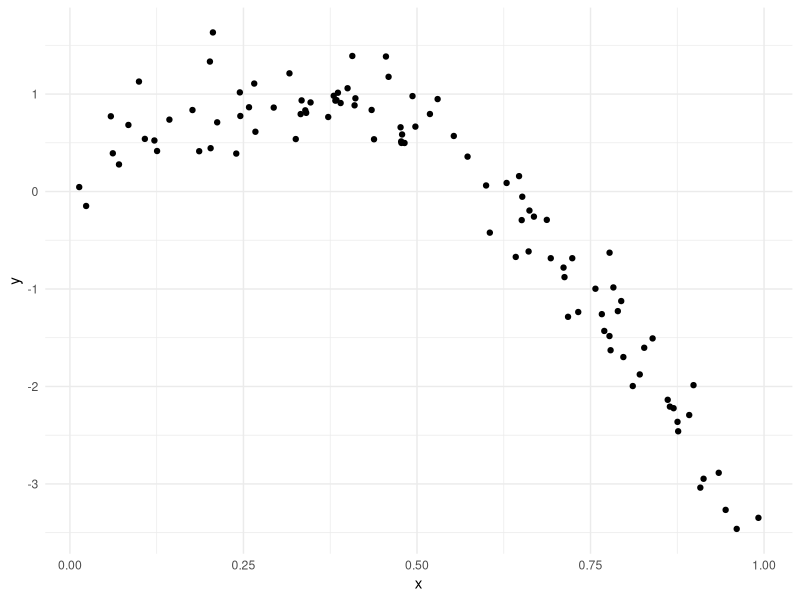
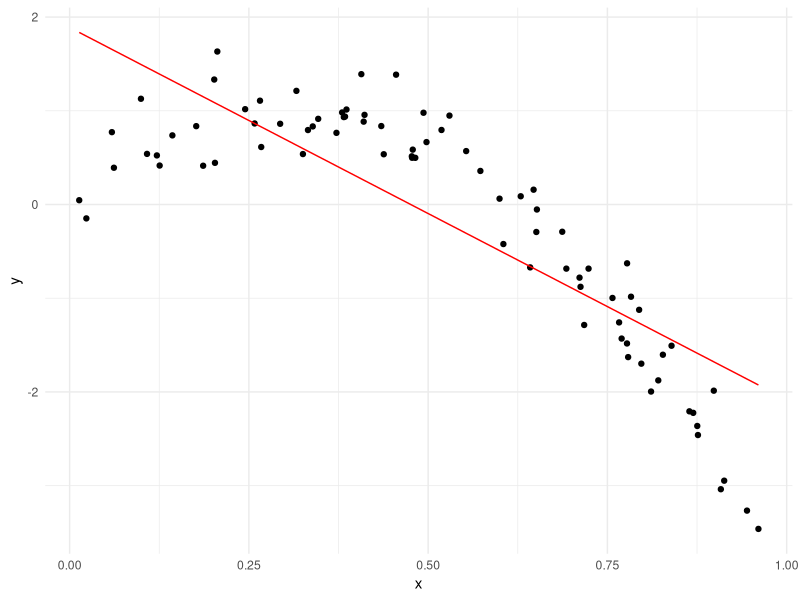
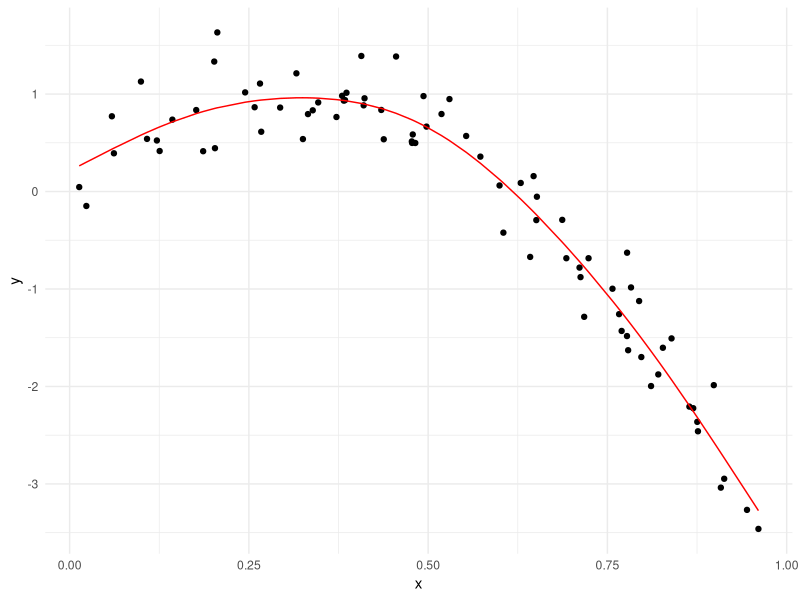
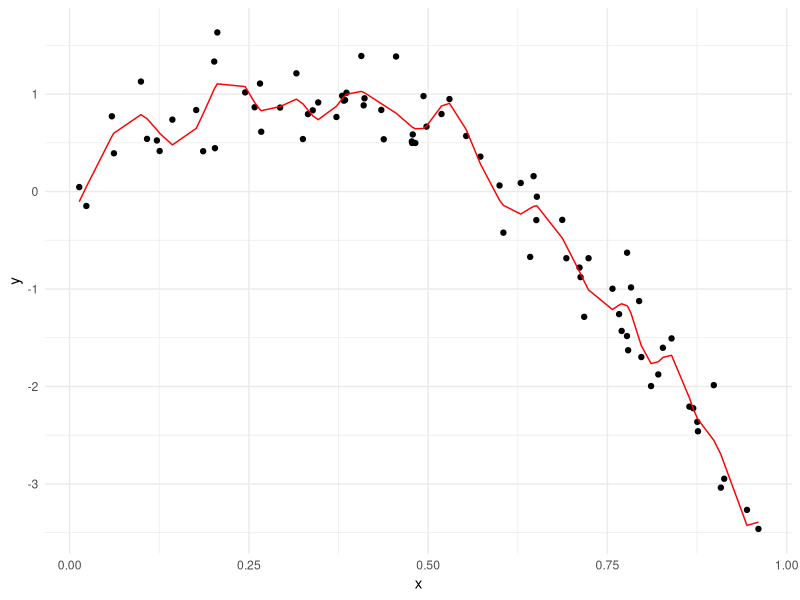
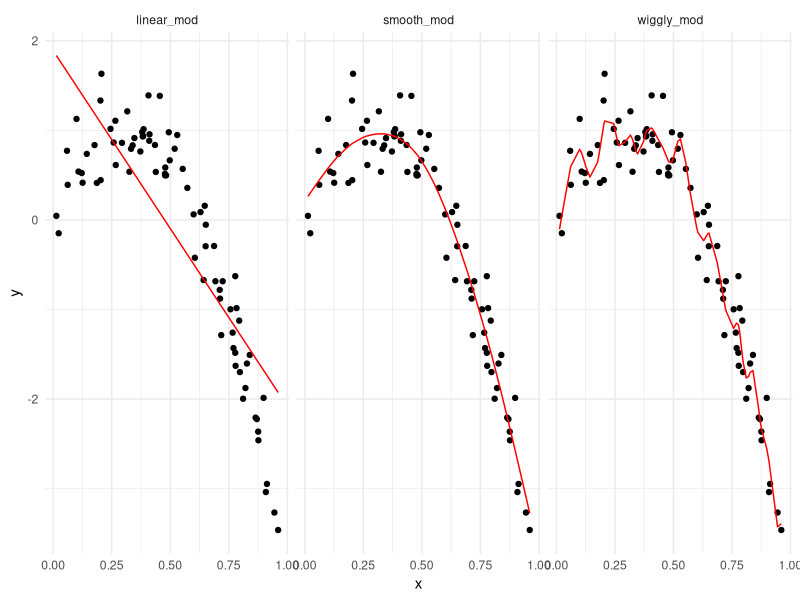

Generate these figures, in order, with R:
## ---- chunk 1
library(tidyverse)
library(modelr)
library(mgcv)

knitr::opts_chunk$set(
  fig.width = 8,
  fig.asp = .6,
  out.width = "90%"
)

theme_set(theme_minimal() + theme(legend.position = "bottom"))

options(
  ggplot2.continuous.colour = "viridis", 
  ggplot2.continuous.fill = "viridis"
)

scale_colour_discrete = scale_colour_viridis_d
scale_fill_discrete = scale_fill_viridis_d

set.seed(1)
## ---- chunk 2
nonlin_df = 
  tibble(
    id = 1:100,
    x = runif(100, 0, 1),
    y = 1 - 10 * (x - .3) ^ 2 + rnorm(100, 0, .3)
  )

nonlin_df %>% 
  ggplot(aes(x = x, y = y)) + 
  geom_point()
## ---- chunk 3
train_df = sample_n(nonlin_df, size = 80)
test_df = anti_join(nonlin_df, train_df, by = "id") # everything in `nonlin_df`, but not in `train_df`, by `id`.
## ---- chunk 4
# linear model:
linear_mod = lm(y ~ x, data = train_df)

# smooth model:
smooth_mod = gam(y ~ s(x), data = train_df)

# wiggly model
wiggly_mod = gam(y ~ s(x, k = 30), sp = 10e-6, data = train_df)
## ---- chunk 5
train_df %>% 
  add_predictions(linear_mod) %>% #add prediction values
  ggplot(aes(x = x, y = y)) +
  geom_point() +
  geom_line(aes(y = pred), color = "red") # add line that y is prediction values

train_df %>% 
  add_predictions(smooth_mod) %>% 
  ggplot(aes(x = x, y = y)) +
  geom_point() +
  geom_line(aes(y = pred), color = "red") 

train_df %>% 
  add_predictions(wiggly_mod) %>% 
  ggplot(aes(x = x, y = y)) +
  geom_point() +
  geom_line(aes(y = pred), color = "red") 
## ---- chunk 6
train_df %>% 
  gather_predictions(linear_mod, smooth_mod, wiggly_mod) %>% #add all prediction values
  ggplot(aes(x = x, y = y)) +
  geom_point() +
  geom_line(aes(y = pred), color = "red") +
  facet_grid(. ~ model)
## ---- chunk 7
rmse(linear_mod, test_df)
rmse(smooth_mod, test_df) # smallest, make the best predictions
rmse(wiggly_mod, test_df)
